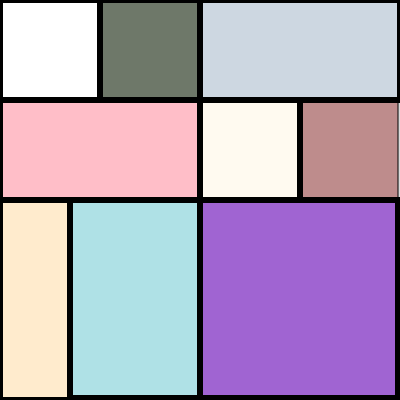
Frame 1 (no input)
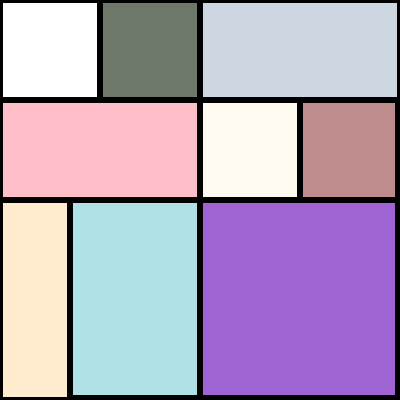
Frame 60 (no input)
Frame 120 (the mouse pressed at the canvas centre since frame 60): identical to frame 60, image omitted

The p5.js sketch that drew these frames (run headless with seeded random() and noise() and a simulated clock; from frame 60 on, the mouse is pressed at the canvas centre):

// p5.js sketch
// ── sketch.js
//姓名：曾芷柔
//學號：3B052001
//蒙德里安

function setup() {
    createCanvas(400, 400);
}

function draw() {
    background(220);
}

function setup() {
    createCanvas(400, 400);
}

function draw() {
    background(220);


    fill(190, 140, 140), rect(300, 100, 98, 140), strokeWeight(6);

    fill(205, 215, 225), rect(200, 0, 200, 100);

    fill(110, 120, 105), rect(100, 0, 100, 200);

    fill(160, 100, 210), rect(200, 200, 198, 198);

    fill(255, 190, 200), rect(0, 100, 200, 100);

    fill(255, 255, 255), rect(0, 0, 100, 100);

    fill(255, 250, 240), rect(200, 100, 100, 100);

    fill(255, 235, 205), rect(0, 200, 70, 200);

    fill(175, 225, 230), rect(70, 200, 130, 198);
}
